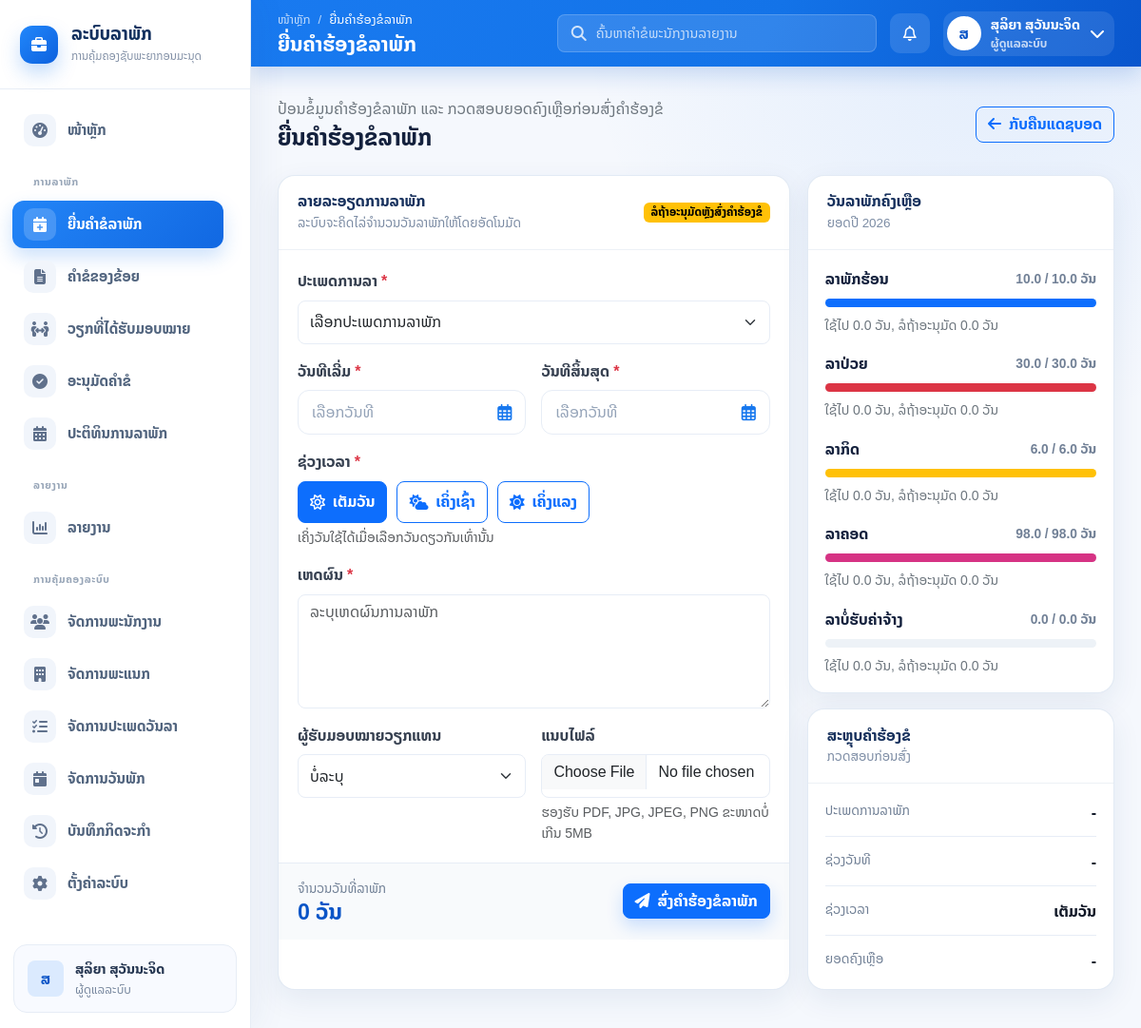
/create.php (signed in), run on the app's committed database.
### tables this page shows
CREATE TABLE leave_types (
  id BIGINT UNSIGNED AUTO_INCREMENT PRIMARY KEY,
  name VARCHAR(150) NOT NULL,
  code VARCHAR(30) NOT NULL,
  description TEXT NULL,
  annual_quota DECIMAL(5,2) NOT NULL DEFAULT 0.00,
  is_paid TINYINT(1) NOT NULL DEFAULT 1,
  allow_half_day TINYINT(1) NOT NULL DEFAULT 1,
  require_attachment TINYINT(1) NOT NULL DEFAULT 0,
  min_notice_days INT UNSIGNED NOT NULL DEFAULT 0,
  max_days_per_request DECIMAL(5,2) NULL,
  color VARCHAR(20) NOT NULL DEFAULT '#0d6efd',
  status ENUM('active', 'inactive') NOT NULL DEFAULT 'active',
  created_at TIMESTAMP NOT NULL DEFAULT CURRENT_TIMESTAMP,
  updated_at TIMESTAMP NOT NULL DEFAULT CURRENT_TIMESTAMP ON UPDATE CURRENT_TIMESTAMP,
  UNIQUE KEY uq_leave_types_code (code),
  KEY idx_leave_types_status (status),
  KEY idx_leave_types_require_attachment (require_attachment)
);

### public/create.php (the view, shortened to what this page needs)
<?php
function h(?string $value): string
{
    return htmlspecialchars((string) $value, ENT_QUOTES, 'UTF-8');
}
$pdo = db();
$sessionUser = $_SESSION['user'];
$userId = (int) $sessionUser['id'];
$currentYear = (int) date('Y');
$leaveTypesStmt = $pdo->prepare(
    'SELECT lt.id, lt.name, lt.code, lt.allow_half_day, lt.require_attachment, lt.min_notice_days,
            lt.max_days_per_request, lt.color,
            COALESCE(lb.entitled_days, lt.annual_quota) AS entitled_days,
            COALESCE(lb.used_days, 0) AS used_days,
            COALESCE(lb.pending_days, 0) AS pending_days,
            COALESCE(lb.remaining_days, lt.annual_quota) AS remaining_days
     FROM leave_types lt
     LEFT JOIN leave_balances lb
        ON lb.leave_type_id = lt.id
       AND lb.user_id = :user_id
       AND lb.year = :year
     WHERE lt.status = "active"
     ORDER BY lt.id'
);
$leaveTypesStmt->execute(['user_id' => $userId, 'year' => $currentYear]);
$leaveTypes = $leaveTypesStmt->fetchAll();
$form = [
    'leave_type_id' => '',
    'start_date' => '',
    'end_date' => '',
    'period' => 'full_day',
    'reason' => '',
    'handover_to_user_id' => '',
];
require __DIR__ . '/../views/layouts/header.php';
require __DIR__ . '/../views/layouts/sidebar.php';
?>
<div class="app-main-wrapper">
    <?php require __DIR__ . '/../views/layouts/topbar.php'; ?>
    <main class="app-content">
        <div class="d-flex flex-wrap justify-content-between align-items-center gap-3 mb-4">
            <div>
                <p class="text-secondary mb-1">ປ້ອນຂໍ້ມູນຄຳຮ້ອງຂໍລາພັກ ແລະ ກວດສອບຍອດຄົງເຫຼືອກ່ອນສົ່ງຄຳຮ້ອງຂໍ</p>
                <h2 class="h4 fw-bold mb-0">ຍື່ນຄຳຮ້ອງຂໍລາພັກ</h2>
            </div>
            <a class="btn btn-outline-primary" href="index.php"><i class="fa-solid fa-arrow-left me-2"></i>ກັບຄືນແດຊບອດ</a>
        </div>
        <section class="leave-form-grid">
            <form class="content-card leave-form-card" method="post" enctype="multipart/form-data" novalidate>
                <div class="card-toolbar">
                    <div>
                        <h3 class="card-title">ລາຍລະອຽດການລາພັກ</h3>
                        <div class="card-subtitle">ລະບົບຈະຄິດໄລ່ຈຳນວນວັນລາພັກໃຫ້ໂດຍອັດໂນມັດ</div>
                    </div>
                    <span class="badge text-bg-warning">ລໍຖ້າອະນຸມັດຫຼັງສົ່ງຄຳຮ້ອງຂໍ</span>
                </div>
                <div class="leave-form-body">
                    <div class="row g-3">
                        <div class="col-12">
                            <label for="leave_type_id" class="form-label">ປະເພດການລາ <span class="text-danger">*</span></label>
                            <select class="form-select" id="leave_type_id" name="leave_type_id" required>
                                <option value="">ເລືອກປະເພດການລາພັກ</option>
                            </select>
                        </div>
                        <div class="col-md-6">
                            <label for="start_date_trigger" class="form-label">ວັນທີເລີ່ມ <span class="text-danger">*</span></label>
                            <div class="lao-date-field" data-date-field="start_date">
                                <button type="button" class="lao-date-trigger" id="start_date_trigger" aria-haspopup="dialog" aria-expanded="false">
                                    <span class="lao-date-trigger-value">ເລືອກວັນທີ</span>
                                    <i class="fa-regular fa-calendar-days" aria-hidden="true"></i>
                                </button>
                            </div>
                        </div>
                        <div class="col-md-6">
                            <label for="end_date_trigger" class="form-label">ວັນທີສິ້ນສຸດ <span class="text-danger">*</span></label>
                            <div class="lao-date-field lao-date-field-end" data-date-field="end_date">
                                <button type="button" class="lao-date-trigger" id="end_date_trigger" aria-haspopup="dialog" aria-expanded="false">
                                    <span class="lao-date-trigger-value">ເລືອກວັນທີ</span>
                                    <i class="fa-regular fa-calendar-days" aria-hidden="true"></i>
                                </button>
                            </div>
                        </div>
                        <div class="col-12">
                            <label class="form-label">ຊ່ວງເວລາ <span class="text-danger">*</span></label>
                            <div class="period-options">
                                <label class="btn btn-outline-primary" for="period_full_day"><i class="fa-regular fa-sun me-2"></i>ເຕັມວັນ</label>
                                <label class="btn btn-outline-primary" for="period_morning"><i class="fa-solid fa-cloud-sun me-2"></i>ເຄິ່ງເຊົ້າ</label>
                                <label class="btn btn-outline-primary" for="period_afternoon"><i class="fa-solid fa-sun me-2"></i>ເຄິ່ງແລງ</label>
                            </div>
                            <div class="form-text">ເຄິ່ງວັນໃຊ້ໄດ້ເມື່ອເລືອກວັນດຽວກັນເທົ່ານັ້ນ</div>
                        </div>
                        <div class="col-12">
                            <label for="reason" class="form-label">ເຫດຜົນ <span class="text-danger">*</span></label>
                            <textarea class="form-control" id="reason" name="reason" rows="4" placeholder="ລະບຸເຫດຜົນການລາພັກ" required><?= h($form['reason']) ?></textarea>
                        </div>
                        <div class="col-md-6">
                            <label for="handover_to_user_id" class="form-label">ຜູ້ຮັບມອບໝາຍວຽກແທນ</label>
                            <select class="form-select" id="handover_to_user_id" name="handover_to_user_id">
                                <option value="">ບໍ່ລະບຸ</option>
                            </select>
                        </div>
                        <div class="col-md-6">
                            <label for="attachment" class="form-label">ແນບໄຟລ໌</label>
                            <input type="file" class="form-control" id="attachment" name="attachment" accept=".pdf,.jpg,.jpeg,.png">
                            <div class="form-text" id="attachmentHelp">ຮອງຮັບ PDF, JPG, JPEG, PNG ຂະໜາດບໍ່ເກີນ 5MB</div>
                        </div>
                    </div>
                </div>
                <div class="leave-form-footer">
                    <div class="calculated-days">
                        <span>ຈຳນວນວັນທີ່ລາພັກ</span>
                        <strong id="totalDaysPreview">0ວັນ</strong>
                    </div>
                    <button type="submit" class="btn btn-primary">
                        <i class="fa-solid fa-paper-plane me-2"></i>ສົ່ງຄຳຮ້ອງຂໍລາພັກ
                    </button>
                </div>
            </form>
            <aside class="d-grid gap-3">
                <article class="content-card">
                    <div class="card-toolbar">
                        <div>
                            <h3 class="card-title">ວັນລາພັກຄົງເຫຼືອ</h3>
                            <div class="card-subtitle">ຍອດປີ <?= h((string) $currentYear) ?></div>
                        </div>
                    </div>
                    <div class="balance-list">
                        <?php foreach ($leaveTypes as $leaveType): ?>
                            <?php
                            $entitled = max((float) $leaveType['entitled_days'], 0.01);
                            $remaining = (float) $leaveType['remaining_days'];
                            $percent = min(100, max(0, ($remaining / $entitled) * 100));
                            ?>
                            <div class="balance-row">
                                <div class="balance-head">
                                    <?= h($leaveType['name']) ?>
                                    <span><?= h(number_format($remaining, 1)) ?> / <?= h(number_format((float) $leaveType['entitled_days'], 1)) ?> ວັນ</span>
                                </div>
                                <div class="progress">
                                    <div class="progress-bar" style="width: <?= h(number_format($percent, 0)) ?>%; background-color: <?= h($leaveType['color']) ?>"></div>
                                </div>
                                <div class="small text-secondary">
                                    ໃຊ້ໄປ <?= h(number_format((float) $leaveType['used_days'], 1)) ?> ວັນ,
                                    ລໍຖ້າອະນຸມັດ <?= h(number_format((float) $leaveType['pending_days'], 1)) ?> ວັນ
                                </div>
                            </div>
                        <?php endforeach; ?>
                    </div>
                </article>
                <article class="content-card">
                    <div class="card-toolbar">
                        <div>
                            <h3 class="card-title">ສະຫຼຸບຄຳຮ້ອງຂໍ</h3>
                            <div class="card-subtitle">ກວດສອບກ່ອນສົ່ງ</div>
                        </div>
                    </div>
                    <div class="request-summary">
                        <div><span>ປະເພດການລາພັກ</span><strong id="summaryLeaveType">-</strong></div>
                        <div><span>ຊ່ວງວັນທີ</span><strong id="summaryDateRange">-</strong></div>
                        <div><span>ຊ່ວງເວລາ</span><strong id="summaryPeriod">ເຕັມວັນ</strong></div>
                        <div><span>ຍອດຄົງເຫຼືອ</span><strong id="summaryRemaining">-</strong></div>
                    </div>
                </article>
            </aside>
        </section>
<?php require __DIR__ . '/../views/layouts/footer.php'; ?>

### data on the page
leave_types: name "ລາພັກຮ້ອນ", remaining "10.0", entitled_days "10.0", used_days "0.0", pending_days "0.0"
leave_types: name "ລາປ່ວຍ", remaining "30.0", entitled_days "30.0", used_days "0.0", pending_days "0.0"
leave_types: name "ລາກິດ", remaining "6.0", entitled_days "6.0", used_days "0.0", pending_days "0.0"
leave_types: name "ລາຄອດ", remaining "98.0", entitled_days "98.0", used_days "0.0", pending_days "0.0"
leave_types: name "ລາບໍ່ຮັບຄ່າຈ້າງ", remaining "0.0", entitled_days "0.0", used_days "0.0", pending_days "0.0"

### other printed values
$item['label'] "ໜ້າຫຼັກ"
$item['group'] "ການລາພັກ"
$item['label'] "ຍື່ນຄຳຂໍລາພັກ"
$item['label'] "ຄຳຂໍຂອງຂ້ອຍ"
$item['label'] "ວຽກທີ່ໄດ້ຮັບມອບໝາຍ"
$item['label'] "ອະນຸມັດຄຳຂໍ"
$item['label'] "ປະຕິທິນການລາພັກ"
$item['group'] "ລາຍງານ"
$item['label'] "ລາຍງານ"
$item['group'] "ການຄຸ້ມຄອງລະບົບ"
$item['label'] "ຈັດການພະນັກງານ"
$item['label'] "ຈັດການພະແນກ"
$item['label'] "ຈັດການປະເພດວັນລາ"
$item['label'] "ຈັດການວັນພັກ"
$item['label'] "ບັນທຶກກິດຈະກຳ"
